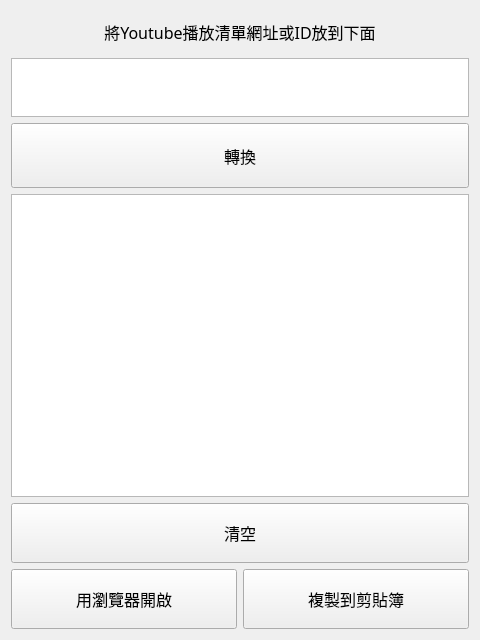
<?xml version="1.0" encoding="UTF-8"?>
<ui version="4.0">
 <class>Form</class>
 <widget class="QWidget" name="Form">
  <property name="geometry">
   <rect>
    <x>0</x>
    <y>0</y>
    <width>480</width>
    <height>640</height>
   </rect>
  </property>
  <property name="minimumSize">
   <size>
    <width>480</width>
    <height>640</height>
   </size>
  </property>
  <property name="maximumSize">
   <size>
    <width>480</width>
    <height>640</height>
   </size>
  </property>
  <property name="windowTitle">
   <string>Youtube播放清單轉各影片網址轉換器</string>
  </property>
  <property name="windowIcon">
   <iconset>
    <normaloff>icon.ico</normaloff>icon.ico</iconset>
  </property>
  <layout class="QVBoxLayout" name="verticalLayout">
   <item>
    <widget class="QLabel" name="label">
     <property name="minimumSize">
      <size>
       <width>0</width>
       <height>41</height>
      </size>
     </property>
     <property name="font">
      <font>
       <family>微軟正黑體</family>
       <pointsize>12</pointsize>
      </font>
     </property>
     <property name="text">
      <string>將Youtube播放清單網址或ID放到下面</string>
     </property>
     <property name="alignment">
      <set>Qt::AlignCenter</set>
     </property>
    </widget>
   </item>
   <item>
    <widget class="QPlainTextEdit" name="input">
     <property name="maximumSize">
      <size>
       <width>16777215</width>
       <height>59</height>
      </size>
     </property>
     <property name="font">
      <font>
       <family>微軟正黑體</family>
       <pointsize>12</pointsize>
      </font>
     </property>
    </widget>
   </item>
   <item>
    <widget class="QPushButton" name="convert">
     <property name="minimumSize">
      <size>
       <width>0</width>
       <height>65</height>
      </size>
     </property>
     <property name="font">
      <font>
       <family>微軟正黑體</family>
       <pointsize>12</pointsize>
      </font>
     </property>
     <property name="text">
      <string>轉換</string>
     </property>
    </widget>
   </item>
   <item>
    <widget class="QTextEdit" name="output">
     <property name="font">
      <font>
       <family>微軟正黑體</family>
       <pointsize>12</pointsize>
      </font>
     </property>
     <property name="readOnly">
      <bool>true</bool>
     </property>
    </widget>
   </item>
   <item>
    <widget class="QPushButton" name="clear">
     <property name="minimumSize">
      <size>
       <width>0</width>
       <height>60</height>
      </size>
     </property>
     <property name="font">
      <font>
       <family>微軟正黑體</family>
       <pointsize>12</pointsize>
      </font>
     </property>
     <property name="text">
      <string>清空</string>
     </property>
    </widget>
   </item>
   <item>
    <layout class="QHBoxLayout" name="horizontalLayout">
     <item>
      <widget class="QPushButton" name="webopen">
       <property name="minimumSize">
        <size>
         <width>0</width>
         <height>60</height>
        </size>
       </property>
       <property name="font">
        <font>
         <family>微軟正黑體</family>
         <pointsize>12</pointsize>
        </font>
       </property>
       <property name="text">
        <string>用瀏覽器開啟</string>
       </property>
      </widget>
     </item>
     <item>
      <widget class="QPushButton" name="copy">
       <property name="minimumSize">
        <size>
         <width>0</width>
         <height>60</height>
        </size>
       </property>
       <property name="font">
        <font>
         <family>微軟正黑體</family>
         <pointsize>12</pointsize>
        </font>
       </property>
       <property name="text">
        <string>複製到剪貼簿</string>
       </property>
      </widget>
     </item>
    </layout>
   </item>
  </layout>
 </widget>
 <resources/>
 <connections/>
</ui>
